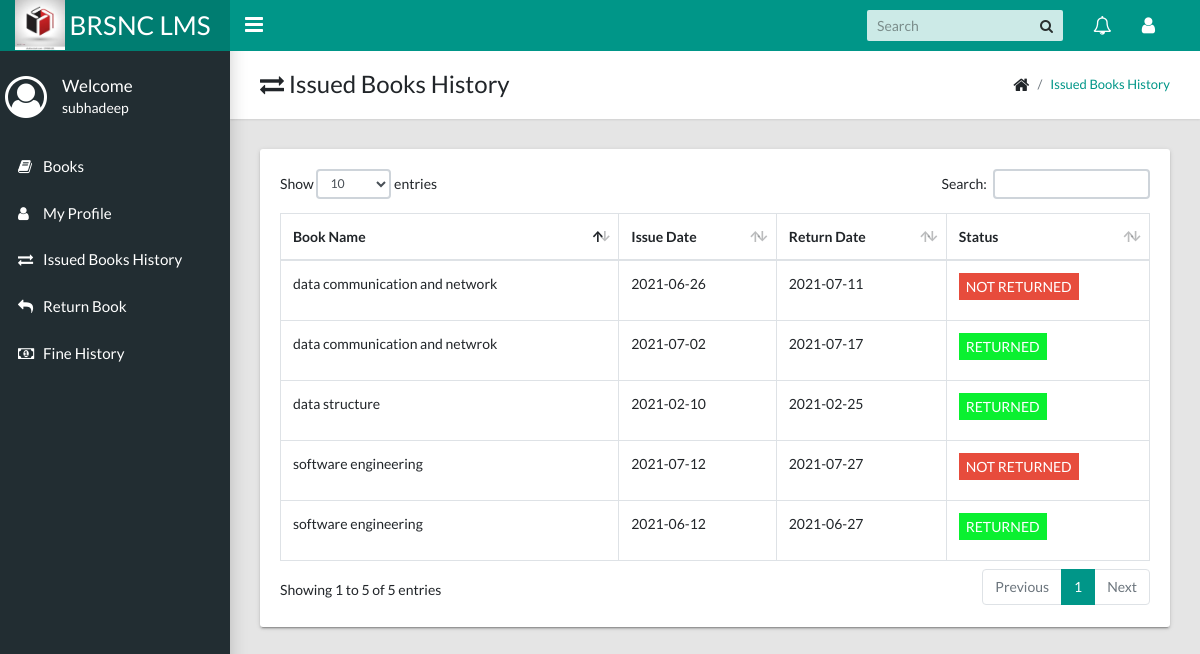
The app's page /member/member-issued-book.php (signed in) with its own data.
### tables this page shows
CREATE TABLE `issued_book` (
  `i_id` int(10) NOT NULL,
  `m_id` int(10) NOT NULL,
  `m_name` varchar(30) NOT NULL,
  `b_id` int(10) NOT NULL,
  `b_name` varchar(50) NOT NULL,
  `i_date` date NOT NULL,
  `r_date` date NOT NULL,
  `r_status` int(2) NOT NULL
);

### member/member-issued-book.php (the view, shortened to what this page needs)
<!DOCTYPE html>
<html lang="en">
    <head>
        <link rel="stylesheet" type="text/css" href="css/main.css">
        <link rel="stylesheet" type="text/css" href="https://maxcdn.bootstrapcdn.com/font-awesome/4.7.0/css/font-awesome.min.css">
    </head>
    <body class="app sidebar-mini">
        <header class="app-header"><a class="app-header__logo" href="index.html"><img style="display: flex;height: 50px; width: 50px; float: left;" src="images/lib logo 1.jfif">BRSNC LMS</a>
            <a class="app-sidebar__toggle" href="#" data-toggle="sidebar" aria-label="Hide Sidebar"></a>
            <ul class="app-nav">
              <li class="app-search">
                <input class="app-search__input" type="search" placeholder="Search">
                <button class="app-search__button"><i class="fa fa-search"></i></button>
              </li>
              <li class="dropdown"><a class="app-nav__item" href="#" data-toggle="dropdown" aria-label="Show notifications"><i class="fa fa-bell-o fa-lg"></i></a>
              </li>
              <li class="dropdown"><a class="app-nav__item" href="#" data-toggle="dropdown" aria-label="Open Profile Menu"><i class="fa fa-user fa-lg"></i></a>
              </li>
            </ul>
        </header>
        <aside class="app-sidebar">
            <div class="app-sidebar__user"><i class="app-sidebar__user-avatar fa fa-user-circle-o fa-3x"></i>
                <div>
                  <p class="app-sidebar__user-name">Welcome</p>
                  <p class="app-sidebar__user-designation"> <?php echo $_SESSION["m_name"]; ?> </p>
                </div>
            </div>
            <ul class="app-menu">
                <li><a class="app-menu__item" href="member-home-book.php"><i class="app-menu__icon fa fa-book"></i><span class="app-menu__label">Books</span></a></li>
                <li><a class="app-menu__item" href="member-profile.php"><i class="app-menu__icon fa fa-user"></i><span class="app-menu__label">My Profile</span></a></li>
                <li><a class="app-menu__item" href="#"><i class="app-menu__icon fa fa-exchange"></i><span class="app-menu__label">Issued Books History</span></a></li>
                <li><a class="app-menu__item" href="member-return-book.php"><i class="app-menu__icon fa fa-reply"></i><span class="app-menu__label">Return Book</span></a></li>
                <li><a class="app-menu__item" href="member-fine-details.php"><i class="app-menu__icon fa fa-money"></i><span class="app-menu__label">Fine History</span></a></li>
            </ul>
        </aside>
        <main class="app-content">
            <div class="app-title">
                <div>
                  <h1><i class="fa fa-exchange"></i> Issued Books History</h1>
                </div>
                <ul class="app-breadcrumb breadcrumb">
                  <li class="breadcrumb-item"><i class="fa fa-home fa-lg"></i></li>
                  <li class="breadcrumb-item"><a href="#">Issued Books History</a></li>
                </ul>
            </div>
            <div class="row">
            <div class="col-md-12">
              <div class="tile">
                <div class="tile-body">
                  <div class="table-responsive">
                  <?php
                      $conn = mysqli_connect("localhost","root","","my_library") or die("connection failed");
                      $mid= $_SESSION["m_id"];
                      $sql = "select * from issued_book where m_id={$mid}";
                      $result = mysqli_query($conn, $sql) or die("query unsucessful");
                      if(mysqli_num_rows($result) > 0 ){
                    ?>
                    <table class="table table-hover table-bordered" id="sampleTable">
                      <thead>
                        <tr>
                          <th>Book Name</th>
                          <th>Issue Date</th>
                          <th>Return Date</th>
                          <th>Status</th>
                        </tr>
                      </thead>
                      <tbody>
                        <?php
                           while($row = mysqli_fetch_assoc($result)){
                        ?>
                        <tr>
                          <td><?php echo $row['b_name']; ?></td>
                          <td><?php echo $row['i_date']; ?></td>
                          <td><?php echo $row['r_date']; ?></td>
                          <?php
                          if( $row['r_status'] == 1){
                          ?>
                          <td><label style="color: #fff; background-color: rgb(10, 240, 48); text-decoration: none; padding: 3px 7px;" href="#">RETURNED</label></td>
                          <?php } else{ ?>
                          <td><label style="color: #fff; background-color: #e74c3c; text-decoration: none; padding: 3px 7px;" href="#">NOT RETURNED</label></td>
                          <?php } ?>
                        </tr>
                        <?php } ?>
                      </tbody>
                    </table>
                    <?php }else echo "<center><h2>No History found</h2></center>"; ?>
                  </div>
                </div>
              </div>
            </div>
          </div>
        </main>
    </body>
</html>

### records on screen
issued_book: b_name "data structure", i_date "2021-02-10", r_date "2021-02-25", r_status "RETURNED"
issued_book: b_name "data communication and netwrok", i_date "2021-07-02", r_date "2021-07-17", r_status "RETURNED"
issued_book: b_name "data communication and network", i_date "2021-06-26", r_date "2021-07-11", r_status "NOT RETURNED"
issued_book: b_name "software engineering", i_date "2021-07-12", r_date "2021-07-27", r_status "NOT RETURNED"
issued_book: b_name "software engineering", i_date "2021-06-12", r_date "2021-06-27", r_status "RETURNED"

### other values on screen
$_SESSION["m_name"] "subhadeep"
